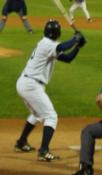
#> input picture parse_dataset/images/im0005.jpg, 102 x 175 px, given in place of im0001.jpg, which was not available
$ jupyter execute --allow-errors parse_lsp_data.ipynb   (older library calls are emulated)
#> lines starting #> are read from the running program, lines starting #| are printed output that depends on the picture; pictures that were not available may be replaced by others from this repository, and a replacement may not be noted
[cell 1]
import argparse
import glob
import numpy as np
import re
import matplotlib.image as img
from scipy import misc
import matplotlib.pyplot as plt
import skimage.transform
from __future__ import absolute_import
from __future__ import division
from __future__ import print_function
from __future__ import unicode_literals
from os.path import basename as b
from scipy.io import loadmat

[cell 2]
# [5 lines left out: function prepare_image, not called in this run]

[cell 3]
# [4 lines left out: function scale_label, not called in this run]

[cell 4]
# [12 lines left out: function generate_dataset, not called in this run]

[cell 5]
# [40 lines left out: function getLSPDataset, not called in this run]

[cell 6]
#train_list,train_label,val_list,val_label,test_list,test_label = getLSPDataset()

[cell 7]
# not useful, just for testing implementation purpose

[cell 8]
np.random.seed(1701)
#> (the rest of this cell did not finish here and is left out)

#> (a cell that did not finish here is left out)

#> (a cell that did not finish here is left out)

[cell 11]
fp_train = open('./train_joints.csv', 'w')
fp_test = open('./test_joints.csv' , 'w')
#> (the rest of this cell did not finish here and is left out)

#> (a cell that did not finish here is left out)

[cell 13]
image = img.imread('./images/im0001.jpg')
#> image is the input picture: shape (175, 102, 3); mean R, G, B 114.4, 112.3, 51.2

[cell 14]
print(image.shape)
#| (175, 102, 3)

[cell 15]
face = misc.imread('./images/im0001.jpg')

[cell 16]
print(face.shape)
#| (175, 102, 3)

[cell 17]
plt.imshow(face)
h,w,c = face.shape
#> h = 175; w = 102; c = 3
x = skimage.transform.resize(face, (227, 227),mode='reflect')
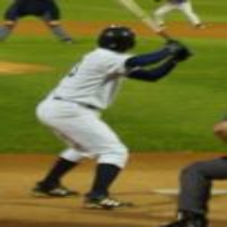
#> x: shape (227, 227, 3) float64; mean R, G, B 0.449, 0.44, 0.201
plt.imshow(x)
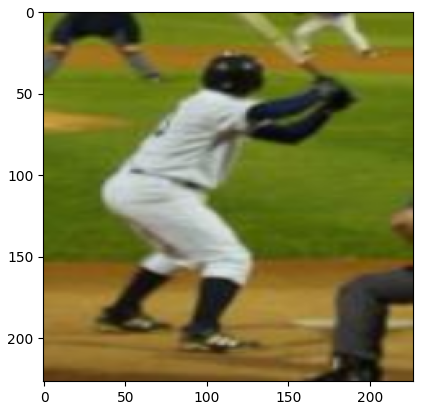
#> figure drawn by matplotlib, 1 panel

[cell 18]
print(x.shape)
#| (227, 227, 3)

$ run again, on parse_dataset/images/im0089.jpg
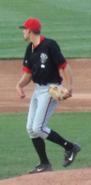
#> input picture parse_dataset/images/im0089.jpg, 91 x 185 px, given in place of im0001.jpg, which was not available
#> image is the input picture: shape (185, 91, 3); mean R, G, B 124.5, 131.2, 111
#| (185, 91, 3)
#| (185, 91, 3)
#> `x = skimage.transform.resize(face, (227, 227),mode='reflect')`:
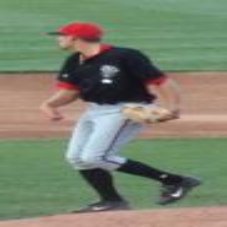
#> x: shape (227, 227, 3) float64; mean R, G, B 0.488, 0.515, 0.435
#> `[cell 17] plt.imshow(face) h,w,c = face.shape x = skimage.transform.re..`:
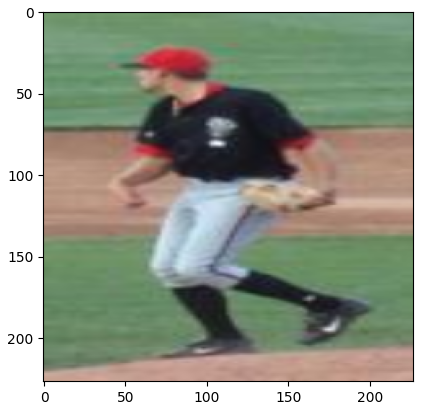
#> figure drawn by matplotlib, 1 panel
#| (227, 227, 3)

$ run again, on parse_dataset/images/im0094.jpg
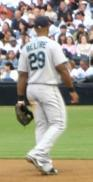
#> input picture parse_dataset/images/im0094.jpg, 93 x 182 px, given in place of im0001.jpg, which was not available
#> image is the input picture: shape (182, 93, 3); mean R, G, B 156.8, 153.5, 133.1
#| (182, 93, 3)
#| (182, 93, 3)
#> `x = skimage.transform.resize(face, (227, 227),mode='reflect')`:
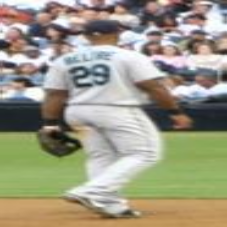
#> x: shape (227, 227, 3) float64; mean R, G, B 0.615, 0.602, 0.522
#> `[cell 17] plt.imshow(face) h,w,c = face.shape x = skimage.transform.re..`:
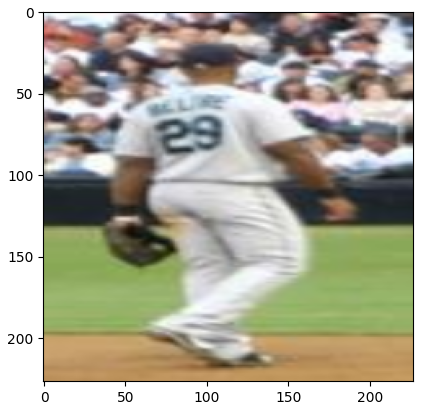
#> figure drawn by matplotlib, 1 panel
#| (227, 227, 3)

$ run again, on parse_dataset/images/im0105.jpg
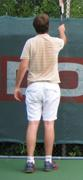
#> input picture parse_dataset/images/im0105.jpg, 83 x 180 px, given in place of im0001.jpg, which was not available
#> image is the input picture: shape (180, 83, 3); mean R, G, B 109.2, 114.1, 107.9
#| (180, 83, 3)
#| (180, 83, 3)
#> `x = skimage.transform.resize(face, (227, 227),mode='reflect')`:
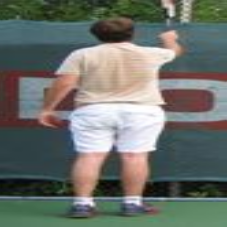
#> x: shape (227, 227, 3) float64; mean R, G, B 0.428, 0.448, 0.423
#> `[cell 17] plt.imshow(face) h,w,c = face.shape x = skimage.transform.re..`:
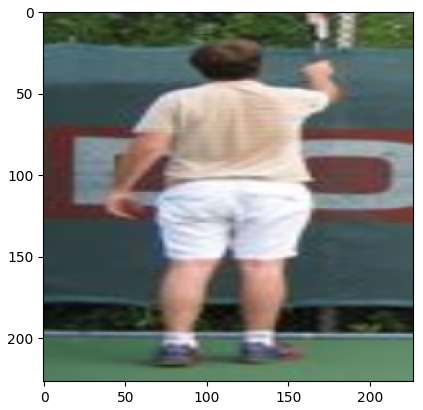
#> figure drawn by matplotlib, 1 panel
#| (227, 227, 3)
